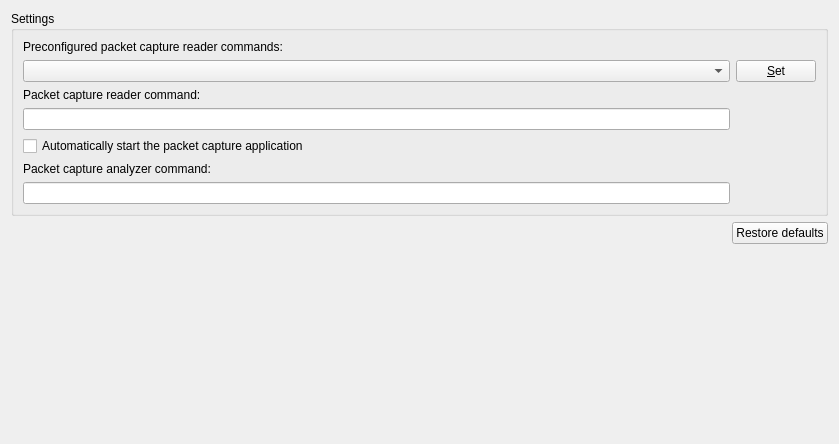
<?xml version="1.0" encoding="UTF-8"?>
<ui version="4.0">
 <class>PacketCapturePreferencesPageWidget</class>
 <widget class="QWidget" name="PacketCapturePreferencesPageWidget">
  <property name="geometry">
   <rect>
    <x>0</x>
    <y>0</y>
    <width>839</width>
    <height>444</height>
   </rect>
  </property>
  <property name="windowTitle">
   <string>Packet capture</string>
  </property>
  <layout class="QVBoxLayout" name="verticalLayout">
   <item>
    <widget class="QGroupBox" name="uiSettingsGroupBox">
     <property name="title">
      <string>Settings</string>
     </property>
     <layout class="QGridLayout" name="gridLayout">
      <item row="0" column="0" colspan="2">
       <widget class="QLabel" name="uiPreconfiguredCaptureReaderCommandLabel">
        <property name="text">
         <string>Preconfigured packet capture reader commands:</string>
        </property>
       </widget>
      </item>
      <item row="1" column="0">
       <widget class="QComboBox" name="uiPreconfiguredCaptureReaderCommandComboBox"/>
      </item>
      <item row="1" column="1">
       <widget class="QPushButton" name="uiPreconfiguredCaptureReaderCommandPushButton">
        <property name="sizePolicy">
         <sizepolicy hsizetype="Maximum" vsizetype="Fixed">
          <horstretch>0</horstretch>
          <verstretch>0</verstretch>
         </sizepolicy>
        </property>
        <property name="text">
         <string>&amp;Set</string>
        </property>
       </widget>
      </item>
      <item row="2" column="0">
       <widget class="QLabel" name="uiCaptureReaderCommandLabel">
        <property name="enabled">
         <bool>true</bool>
        </property>
        <property name="text">
         <string>Packet capture reader command:</string>
        </property>
       </widget>
      </item>
      <item row="3" column="0">
       <widget class="QLineEdit" name="uiCaptureReaderCommandLineEdit">
        <property name="toolTip">
         <string>&lt;html&gt;&lt;head/&gt;&lt;body&gt;&lt;p&gt;Command line replacements:&lt;/p&gt;&lt;p&gt;%c = capture file (PCAP format)&lt;/p&gt;&lt;/body&gt;&lt;/html&gt;</string>
        </property>
       </widget>
      </item>
      <item row="4" column="0" colspan="2">
       <widget class="QCheckBox" name="uiAutoStartCheckBox">
        <property name="enabled">
         <bool>true</bool>
        </property>
        <property name="text">
         <string>Automatically start the packet capture application</string>
        </property>
        <property name="checked">
         <bool>false</bool>
        </property>
       </widget>
      </item>
      <item row="5" column="0">
       <widget class="QLabel" name="uiCaptureAnalyzerCommandLabel">
        <property name="text">
         <string>Packet capture analyzer command:</string>
        </property>
       </widget>
      </item>
      <item row="6" column="0">
       <widget class="QLineEdit" name="uiCaptureAnalyzerCommandLineEdit"/>
      </item>
     </layout>
    </widget>
   </item>
   <item>
    <layout class="QHBoxLayout" name="horizontalLayout">
     <item>
      <spacer name="horizontalSpacer">
       <property name="orientation">
        <enum>Qt::Horizontal</enum>
       </property>
       <property name="sizeHint" stdset="0">
        <size>
         <width>250</width>
         <height>17</height>
        </size>
       </property>
      </spacer>
     </item>
     <item>
      <widget class="QPushButton" name="uiRestoreDefaultsPushButton">
       <property name="text">
        <string>Restore defaults</string>
       </property>
      </widget>
     </item>
    </layout>
   </item>
   <item>
    <spacer name="spacer">
     <property name="orientation">
      <enum>Qt::Vertical</enum>
     </property>
     <property name="sizeHint" stdset="0">
      <size>
       <width>20</width>
       <height>5</height>
      </size>
     </property>
    </spacer>
   </item>
  </layout>
 </widget>
 <resources/>
 <connections/>
</ui>
